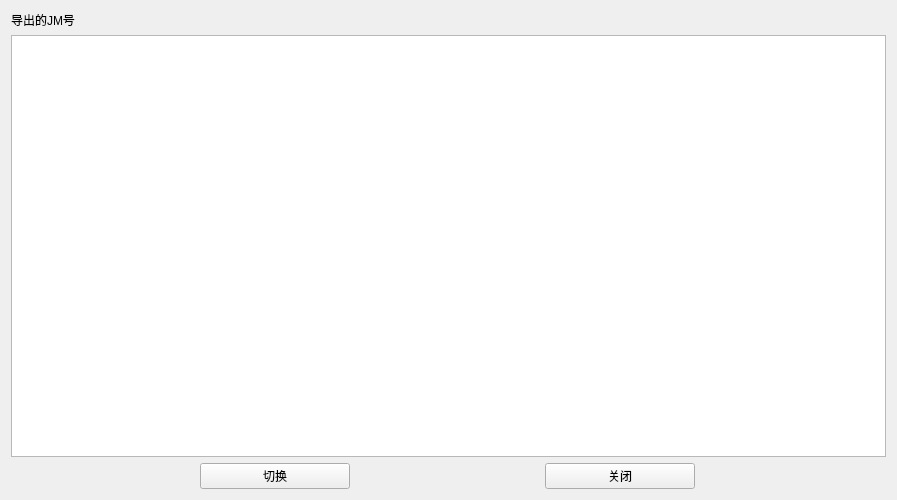
<?xml version="1.0" encoding="UTF-8"?>
<ui version="4.0">
 <class>DownloadSomeOutput</class>
 <widget class="QWidget" name="DownloadSomeOutput">
  <property name="geometry">
   <rect>
    <x>0</x>
    <y>0</y>
    <width>897</width>
    <height>500</height>
   </rect>
  </property>
  <property name="windowTitle">
   <string>Form</string>
  </property>
  <layout class="QVBoxLayout" name="verticalLayout">
   <item>
    <widget class="QLabel" name="label">
     <property name="text">
      <string>导出的JM号</string>
     </property>
    </widget>
   </item>
   <item>
    <widget class="QTextEdit" name="textEdit"/>
   </item>
   <item>
    <layout class="QHBoxLayout" name="horizontalLayout_3">
     <property name="sizeConstraint">
      <enum>QLayout::SetDefaultConstraint</enum>
     </property>
     <item>
      <widget class="QPushButton" name="switchButton">
       <property name="maximumSize">
        <size>
         <width>150</width>
         <height>30</height>
        </size>
       </property>
       <property name="styleSheet">
        <string notr="true"/>
       </property>
       <property name="text">
        <string>切换</string>
       </property>
       <property name="shortcut">
        <string>Return</string>
       </property>
      </widget>
     </item>
     <item>
      <widget class="QPushButton" name="closeButton">
       <property name="maximumSize">
        <size>
         <width>150</width>
         <height>30</height>
        </size>
       </property>
       <property name="text">
        <string>关闭</string>
       </property>
      </widget>
     </item>
    </layout>
   </item>
  </layout>
 </widget>
 <tabstops>
  <tabstop>switchButton</tabstop>
  <tabstop>closeButton</tabstop>
 </tabstops>
 <resources/>
 <connections/>
</ui>
